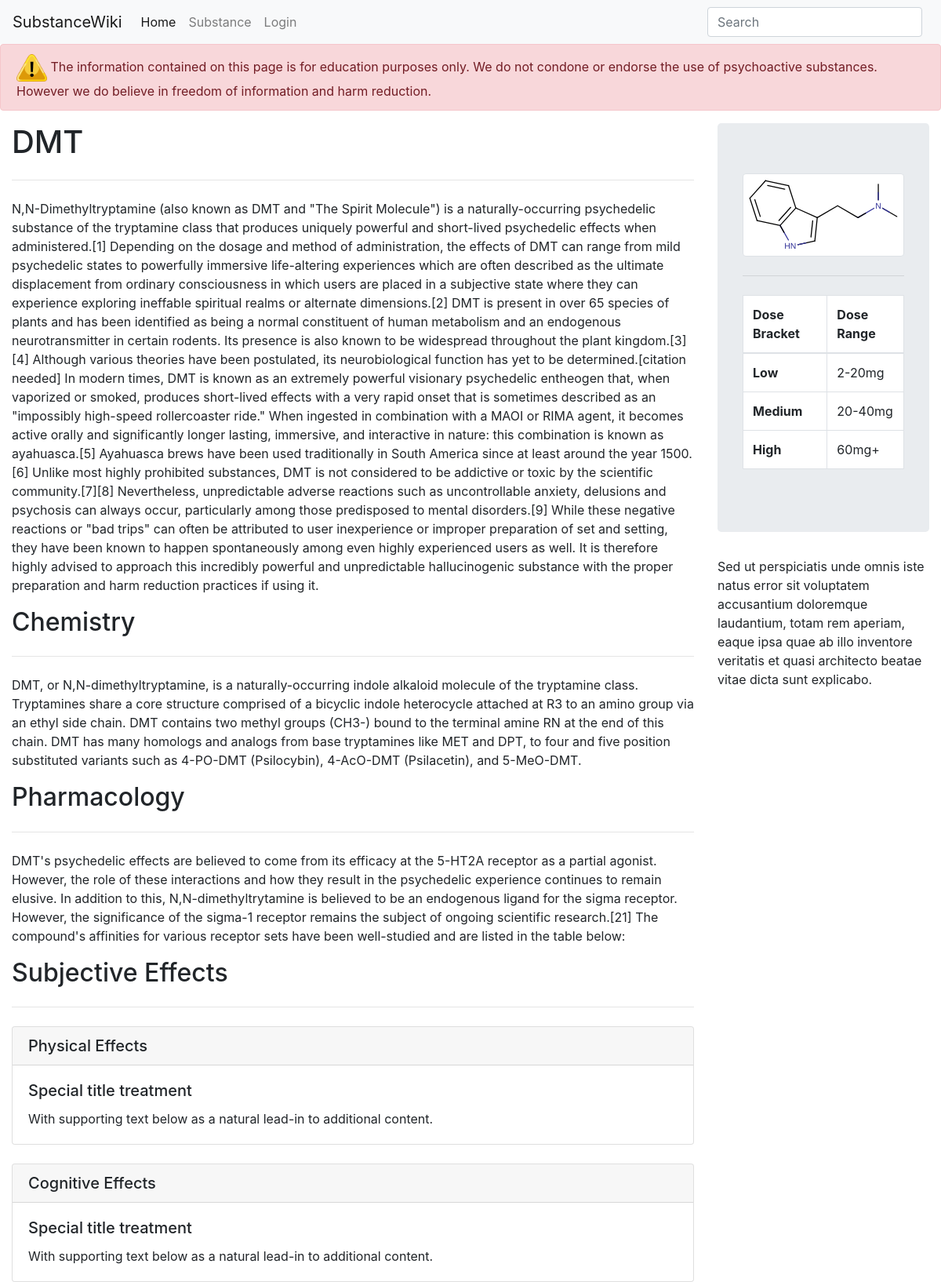
The app's page /substance.php?substance=DMT with its own data.
### tables this page shows
CREATE TABLE `substances` (
  `SubstanceID` int(11) NOT NULL,
  `ClassID` int(11) NOT NULL,
  `SubstanceName` text NOT NULL,
  `SubstanceDescription` text NOT NULL,
  `SubstancePharm` text NOT NULL,
  `SubstanceChemistry` text NOT NULL,
  `LowDoseRange` text NOT NULL,
  `MediumDoseRange` text NOT NULL,
  `HighDoseRange` text NOT NULL,
  `StructureImageName` text NOT NULL,
  `PhysicalEffects` varchar(100) DEFAULT NULL,
  `CognitiveEffects` varchar(100) DEFAULT NULL
);

### html/substance.php (the view, shortened to what this page needs)
<!doctype html>
<html lang="en">
<head>
    <link rel="stylesheet" href="https://stackpath.bootstrapcdn.com/bootstrap/4.1.3/css/bootstrap.min.css">
    <link rel="stylesheet" type="text/css" href="styles/styles.css"/>
</head>
<body>
<?php include('connection.php');?>
<nav class="navbar navbar-expand-lg navbar-light bg-light">
    <a class="navbar-brand" href="#">SubstanceWiki</a>
    <div class="collapse navbar-collapse navmenu" id="navbarTogglerDemo02">
        <ul class="navbar-nav mr-auto mt-2 mt-lg-0">
            <li class="nav-item active">
                <a class="nav-link" href="index.php">Home<span class="sr-only">(current)</span></a>
            </li>
            <li class="nav-item">
                <a class="nav-link" href="substance.php">Substance</a>
            </li>
            <li class="nav-item">
                <a class="nav-link" href="login.php">Login</a>
            </li>
        </ul>
        <div class="wrapper">
            <div class="div1"><form class="form-inline my-2 my-lg-0">
                <input class="form-control mr-sm-2" onkeyup="showResult(this.value)" type="search" placeholder="Search">
            </form></div>
        </div>
    </div>
</nav>
<?php
$substance = "\"".$_GET['substance']."\"";
$sql = "SELECT * FROM substances WHERE SubstanceName=" . $substance;
$result = $conn->query($sql);
if ($result->num_rows > 0) {
    while($row = $result->fetch_assoc()) {
        $name = $row["SubstanceName"];
        $desc = $row["SubstanceDescription"];
        $pharm = $row["SubstancePharm"];
        $chem = $row["SubstanceChemistry"];
        $lowdose = $row["LowDoseRange"];
        $middose = $row["MediumDoseRange"];
        $highdose = $row["HighDoseRange"];
        $img = $row["StructureImageName"];
    }
} else {
    echo "0 results";
}
?>
<div id="content">
    <div class="alert alert-danger endorsementAlert" role="alert">
        <img src="img/warning.png" style="object-fit: cover; height: 35px;">
        <span>The information contained on this page is for education purposes only. We do not condone or endorse the use of psychoactive substances.
            However we do believe in freedom of information and harm reduction.</span>
    </div>
    <div class="container-fluid">
        <div class="row">
            <div class="col-lg-9">
                <h1><?php echo $name?></h1>
                <hr class="my-4"/>
                <p><?php echo $desc;?></p>
                <h2>Chemistry</h2>
                <hr class="my-4"/>
                <p><?php echo $chem?></p>
                <h2>Pharmacology</h2>
                <hr class="my-4"/>
                <p><?php echo $pharm ?></p>
                <h2>Subjective Effects</h2>
                <hr class="my-4"/>
                <div class="card">
                    <h5 class="card-header">Physical Effects</h5>
                    <div class="card-body">
                        <h5 class="card-title">Special title treatment</h5>
                        <p class="card-text">With supporting text below as a natural lead-in to additional content.</p>
                    </div>
                </div>
                <br>
                <div class="card">
                    <h5 class="card-header">Cognitive Effects</h5>
                    <div class="card-body">
                        <h5 class="card-title">Special title treatment</h5>
                        <p class="card-text">With supporting text below as a natural lead-in to additional content.</p>
                    </div>
                </div>
            </div>
            <div class="col-lg-3">
                <div class="jumbotron">
                    <img class="img-thumbnail" style="width: 100%" src="<?php echo "img/".$img?>" >
                    <hr class="my-4">
                    <table class="table table-bordered" style="background: white;">
                        <thead>
                        <tr>
                            <th scope="col">Dose Bracket</th>
                            <th scope="col">Dose Range</th>
                        </tr>
                        </thead>
                        <tbody>
                        <tr>
                            <th scope="row">Low</th>
                            <td><?php echo $lowdose?></td>
                        </tr>
                        <tr>
                            <th scope="row">Medium</th>
                            <td><?php echo $middose?></td>
                        </tr>
                        <tr>
                            <th scope="row">High</th>
                            <td><?php echo $highdose?></td>
                        </tr>
                        </tbody>
                    </table>
                </div>
                Sed ut perspiciatis unde omnis iste natus error sit voluptatem accusantium doloremque laudantium, totam rem aperiam, eaque ipsa quae ab illo inventore veritatis et quasi architecto beatae vitae dicta sunt explicabo.
            </div>
        </div>
    </div>
</div>
</body>
</html>

### html/styles/styles.css (style rules this page uses)
.div1 { margin: 0px auto; }
.endorsementAlert { z-index: 1; }

### records on screen
substances: SubstanceName "DMT", SubstanceDescription "N,N-Dimethyltryptamine (also known as DMT and \"The Spirit Molecule\") is a naturally-occurring psychedelic substance of the tryptamine class that produces uniquely powerful and short-lived psychedelic effects when administered.[1] Depending on the dosage and method of administration, the effects of DMT can range from mild psychedelic states to powerfully immersive life-altering experiences which are often described as the ultimate displacement from ordinary consciousness in which users are placed in a subjective state where they can experience exploring ineffable spiritual realms or alternate dimensions.[2] DMT is present in over 65 species of plants and has been identified as being a normal…", SubstanceChemistry "DMT, or N,N-dimethyltryptamine, is a naturally-occurring indole alkaloid molecule of the tryptamine class. Tryptamines share a core structure comprised of a bicyclic indole heterocycle attached at R3 to an amino group via an ethyl side chain. DMT contains two methyl groups (CH3-) bound to the terminal amine RN at the end of this chain. DMT has many homologs and analogs from base tryptamines like MET and DPT, to four and five position substituted variants such as 4-PO-DMT (Psilocybin), 4-AcO-DMT (Psilacetin), and 5-MeO-DMT.", SubstancePharm "DMT's psychedelic effects are believed to come from its efficacy at the 5-HT2A receptor as a partial agonist. However, the role of these interactions and how they result in the psychedelic experience continues to remain elusive. In addition to this, N,N-dimethyltrytamine is believed to be an endogenous ligand for the sigma receptor. However, the significance of the sigma-1 receptor remains the subject of ongoing scientific research.[21] The compound's affinities for various receptor sets have been well-studied and are listed in the table below:", StructureImageName (picture), LowDoseRange "2-20mg", MediumDoseRange "20-40mg", HighDoseRange "60mg+"
